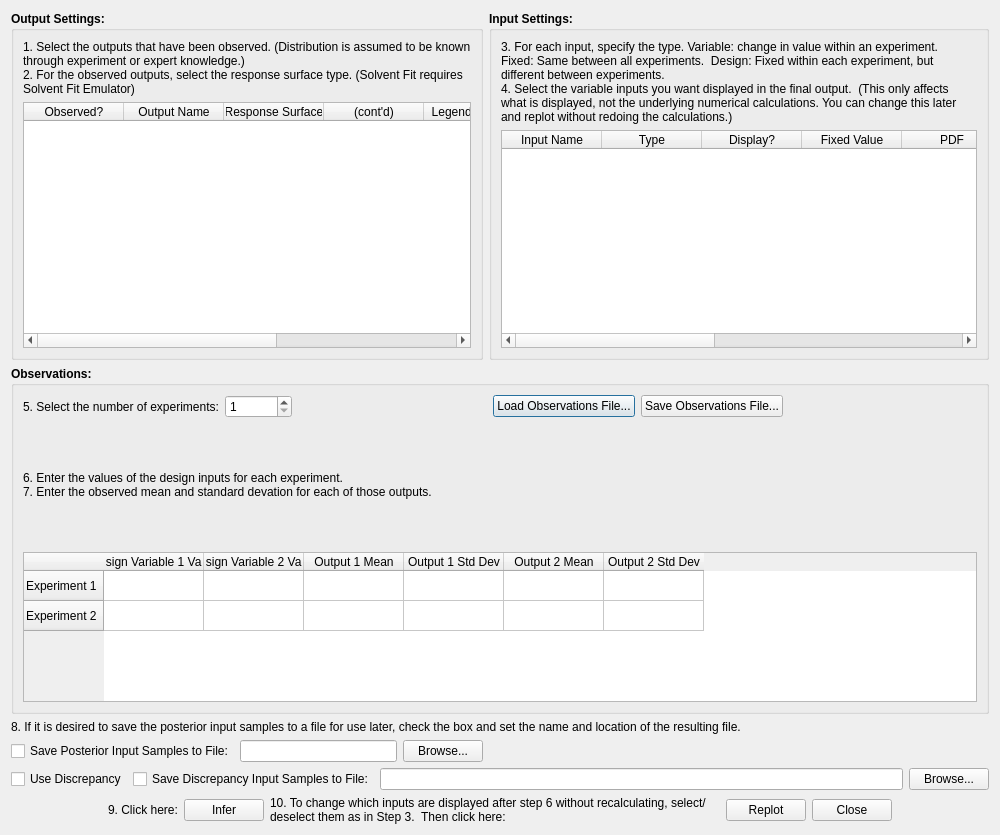
<?xml version="1.0" encoding="UTF-8"?>
<ui version="4.0">
 <class>Dialog</class>
 <widget class="QDialog" name="Dialog">
  <property name="geometry">
   <rect>
    <x>0</x>
    <y>0</y>
    <width>1000</width>
    <height>835</height>
   </rect>
  </property>
  <property name="sizePolicy">
   <sizepolicy hsizetype="Preferred" vsizetype="Preferred">
    <horstretch>0</horstretch>
    <verstretch>0</verstretch>
   </sizepolicy>
  </property>
  <property name="font">
   <font>
    <pointsize>9</pointsize>
   </font>
  </property>
  <property name="windowTitle">
   <string>Dialog</string>
  </property>
  <layout class="QGridLayout" name="gridLayout_5">
   <item row="0" column="0">
    <widget class="QGroupBox" name="groupBox_3">
     <property name="font">
      <font>
       <weight>75</weight>
       <bold>true</bold>
      </font>
     </property>
     <property name="title">
      <string>Output Settings:</string>
     </property>
     <layout class="QGridLayout" name="gridLayout_2">
      <item row="0" column="0">
       <widget class="QLabel" name="outputInstruction">
        <property name="font">
         <font>
          <weight>50</weight>
          <bold>false</bold>
         </font>
        </property>
        <property name="text">
         <string>1. Select the outputs that have been observed. (Distribution is assumed to be known through experiment or expert knowledge.) 
2. For the observed outputs, select the response surface type. (Solvent Fit requires Solvent Fit Emulator)</string>
        </property>
        <property name="wordWrap">
         <bool>true</bool>
        </property>
       </widget>
      </item>
      <item row="1" column="0">
       <widget class="QTableWidget" name="output_table">
        <property name="font">
         <font>
          <weight>50</weight>
          <bold>false</bold>
         </font>
        </property>
        <property name="toolTip">
         <string>Designate a response surface for each observed output.</string>
        </property>
        <column>
         <property name="text">
          <string>Observed?</string>
         </property>
        </column>
        <column>
         <property name="text">
          <string>Output Name</string>
         </property>
        </column>
        <column>
         <property name="text">
          <string>Response Surface</string>
         </property>
        </column>
        <column>
         <property name="text">
          <string>(cont'd)</string>
         </property>
        </column>
        <column>
         <property name="text">
          <string>Legendre Order</string>
         </property>
        </column>
        <column>
         <property name="text">
          <string>MARS # Basis Func's</string>
         </property>
        </column>
        <column>
         <property name="text">
          <string>MARS Deg. of Interaction</string>
         </property>
        </column>
       </widget>
      </item>
     </layout>
    </widget>
   </item>
   <item row="0" column="1">
    <widget class="QGroupBox" name="groupBox_2">
     <property name="minimumSize">
      <size>
       <width>500</width>
       <height>0</height>
      </size>
     </property>
     <property name="font">
      <font>
       <weight>75</weight>
       <bold>true</bold>
      </font>
     </property>
     <property name="title">
      <string>Input Settings:</string>
     </property>
     <layout class="QGridLayout" name="gridLayout">
      <item row="1" column="0">
       <widget class="InferenceInputsTable" name="inputPrior_table">
        <property name="minimumSize">
         <size>
          <width>0</width>
          <height>150</height>
         </size>
        </property>
        <property name="font">
         <font>
          <weight>50</weight>
          <bold>false</bold>
         </font>
        </property>
        <property name="toolTip">
         <string>Designate input type:
Variable for uncertain inputs
Fixed for deterministic inputs
Design for control inputs that can vary from experiments</string>
        </property>
        <column>
         <property name="text">
          <string>Input Name</string>
         </property>
        </column>
        <column>
         <property name="text">
          <string>Type</string>
         </property>
        </column>
        <column>
         <property name="text">
          <string>Display?</string>
         </property>
        </column>
        <column>
         <property name="text">
          <string>Fixed Value</string>
         </property>
        </column>
        <column>
         <property name="text">
          <string>PDF</string>
         </property>
        </column>
        <column>
         <property name="text">
          <string>PDF Param1</string>
         </property>
        </column>
        <column>
         <property name="text">
          <string>PDF Param2</string>
         </property>
        </column>
        <column>
         <property name="text">
          <string>Min</string>
         </property>
        </column>
        <column>
         <property name="text">
          <string>Max</string>
         </property>
        </column>
       </widget>
      </item>
      <item row="0" column="0">
       <widget class="QLabel" name="inputInstruction">
        <property name="font">
         <font>
          <weight>50</weight>
          <bold>false</bold>
         </font>
        </property>
        <property name="text">
         <string>3. For each input, specify the type. Variable: change in value within an experiment.  Fixed: Same between all experiments.  Design: Fixed within each experiment, but different between experiments.
4. Select the variable inputs you want displayed in the final output.  (This only affects what is displayed, not the underlying numerical calculations. You can change this later and replot without redoing the calculations.)</string>
        </property>
        <property name="wordWrap">
         <bool>true</bool>
        </property>
       </widget>
      </item>
     </layout>
    </widget>
   </item>
   <item row="1" column="0" colspan="2">
    <widget class="QGroupBox" name="groupBox">
     <property name="font">
      <font>
       <weight>75</weight>
       <bold>true</bold>
      </font>
     </property>
     <property name="title">
      <string>Observations:</string>
     </property>
     <layout class="QGridLayout" name="gridLayout_3">
      <item row="0" column="0">
       <layout class="QHBoxLayout" name="horizontalLayout">
        <item>
         <widget class="QLabel" name="numExperiments_static">
          <property name="font">
           <font>
            <weight>50</weight>
            <bold>false</bold>
           </font>
          </property>
          <property name="text">
           <string>5. Select the number of experiments:</string>
          </property>
         </widget>
        </item>
        <item>
         <widget class="QSpinBox" name="numExperiments_spin">
          <property name="font">
           <font>
            <weight>50</weight>
            <bold>false</bold>
           </font>
          </property>
          <property name="minimum">
           <number>1</number>
          </property>
          <property name="maximum">
           <number>999999999</number>
          </property>
         </widget>
        </item>
        <item>
         <spacer name="horizontalSpacer_5">
          <property name="orientation">
           <enum>Qt::Horizontal</enum>
          </property>
          <property name="sizeHint" stdset="0">
           <size>
            <width>40</width>
            <height>20</height>
           </size>
          </property>
         </spacer>
        </item>
        <item>
         <widget class="QPushButton" name="loadObs_button">
          <property name="font">
           <font>
            <weight>50</weight>
            <bold>false</bold>
           </font>
          </property>
          <property name="text">
           <string>Load Observations File...</string>
          </property>
         </widget>
        </item>
        <item>
         <widget class="QPushButton" name="saveObs_button">
          <property name="font">
           <font>
            <weight>50</weight>
            <bold>false</bold>
           </font>
          </property>
          <property name="text">
           <string>Save Observations File...</string>
          </property>
         </widget>
        </item>
        <item>
         <spacer name="horizontalSpacer_4">
          <property name="orientation">
           <enum>Qt::Horizontal</enum>
          </property>
          <property name="sizeHint" stdset="0">
           <size>
            <width>40</width>
            <height>20</height>
           </size>
          </property>
         </spacer>
        </item>
       </layout>
      </item>
      <item row="1" column="0">
       <widget class="QLabel" name="obsInstruction">
        <property name="font">
         <font>
          <weight>50</weight>
          <bold>false</bold>
         </font>
        </property>
        <property name="text">
         <string>6. Enter the values of the design inputs for each experiment.
7. Enter the observed mean and standard devation for each of those outputs.</string>
        </property>
        <property name="wordWrap">
         <bool>true</bool>
        </property>
       </widget>
      </item>
      <item row="2" column="0">
       <widget class="QTableWidget" name="obs_table">
        <property name="maximumSize">
         <size>
          <width>16777215</width>
          <height>150</height>
         </size>
        </property>
        <property name="font">
         <font>
          <weight>50</weight>
          <bold>false</bold>
         </font>
        </property>
        <property name="toolTip">
         <string>Enter the fixed value(s) of the design input(s) and
the statistics of the (noisy) observed output(s).</string>
        </property>
        <row>
         <property name="text">
          <string>Experiment 1</string>
         </property>
        </row>
        <row>
         <property name="text">
          <string>Experiment 2</string>
         </property>
        </row>
        <column>
         <property name="text">
          <string>Design Variable 1 Value</string>
         </property>
        </column>
        <column>
         <property name="text">
          <string>Design Variable 2 Value</string>
         </property>
        </column>
        <column>
         <property name="text">
          <string>Output 1 Mean</string>
         </property>
        </column>
        <column>
         <property name="text">
          <string>Output 1 Std Dev</string>
         </property>
        </column>
        <column>
         <property name="text">
          <string>Output 2 Mean</string>
         </property>
        </column>
        <column>
         <property name="text">
          <string>Output 2 Std Dev</string>
         </property>
        </column>
       </widget>
      </item>
     </layout>
    </widget>
   </item>
   <item row="2" column="0" colspan="2">
    <widget class="QLabel" name="saveInstruction">
     <property name="text">
      <string>8. If it is desired to save the posterior input samples to a file for use later, check the box and set the name and location of the resulting file.</string>
     </property>
    </widget>
   </item>
   <item row="3" column="0">
    <layout class="QHBoxLayout" name="horizontalLayout_infSave">
     <item>
      <widget class="QCheckBox" name="infSave_chkbox">
       <property name="font">
        <font>
         <pointsize>9</pointsize>
        </font>
       </property>
       <property name="mouseTracking">
        <bool>false</bool>
       </property>
       <property name="toolTip">
        <string>Click checkbox to save posterior samples as a PSUADE file.</string>
       </property>
       <property name="text">
        <string>Save Posterior Input Samples to File:</string>
       </property>
      </widget>
     </item>
     <item>
      <widget class="QLineEdit" name="infSave_edit">
       <property name="readOnly">
        <bool>true</bool>
       </property>
      </widget>
     </item>
     <item>
      <widget class="QPushButton" name="infSave_button">
       <property name="text">
        <string>Browse...</string>
       </property>
      </widget>
     </item>
    </layout>
   </item>
   <item row="4" column="0" colspan="2">
    <layout class="QHBoxLayout" name="horizontalLayout_discrepancySave">
     <item>
      <widget class="QCheckBox" name="discrepancy_chkbox">
       <property name="font">
        <font>
         <weight>50</weight>
         <bold>false</bold>
        </font>
       </property>
       <property name="toolTip">
        <string>Apply discrepancy modeling when building response surface.</string>
       </property>
       <property name="text">
        <string>Use Discrepancy</string>
       </property>
      </widget>
     </item>
     <item>
      <widget class="QCheckBox" name="discrepancySave_chkbox">
       <property name="font">
        <font>
         <pointsize>9</pointsize>
        </font>
       </property>
       <property name="mouseTracking">
        <bool>false</bool>
       </property>
       <property name="toolTip">
        <string>Click checkbox to save discrepancy samples as a PSUADE file.</string>
       </property>
       <property name="text">
        <string>Save Discrepancy Input Samples to File:</string>
       </property>
      </widget>
     </item>
     <item>
      <widget class="QLineEdit" name="discrepancySave_edit">
       <property name="readOnly">
        <bool>true</bool>
       </property>
      </widget>
     </item>
     <item>
      <widget class="QPushButton" name="discrepancySave_button">
       <property name="text">
        <string>Browse...</string>
       </property>
      </widget>
     </item>
    </layout>
   </item>
   <item row="5" column="0" colspan="2">
    <layout class="QHBoxLayout" name="horizontalLayout_2">
     <item>
      <spacer name="horizontalSpacer">
       <property name="orientation">
        <enum>Qt::Horizontal</enum>
       </property>
       <property name="sizeHint" stdset="0">
        <size>
         <width>351</width>
         <height>25</height>
        </size>
       </property>
      </spacer>
     </item>
     <item>
      <widget class="QLabel" name="inferInstruction">
       <property name="text">
        <string>9. Click here:</string>
       </property>
      </widget>
     </item>
     <item>
      <widget class="QPushButton" name="inf_button">
       <property name="toolTip">
        <string>Click this button to start/stop inference.</string>
       </property>
       <property name="text">
        <string>Infer</string>
       </property>
      </widget>
     </item>
     <item>
      <spacer name="horizontalSpacer_3">
       <property name="orientation">
        <enum>Qt::Horizontal</enum>
       </property>
       <property name="sizeHint" stdset="0">
        <size>
         <width>40</width>
         <height>20</height>
        </size>
       </property>
      </spacer>
     </item>
     <item>
      <widget class="QLabel" name="replotInstruction">
       <property name="minimumSize">
        <size>
         <width>450</width>
         <height>0</height>
        </size>
       </property>
       <property name="text">
        <string>10. To change which inputs are displayed after step 6 without recalculating, select/deselect them as in Step 3.  Then click here:</string>
       </property>
       <property name="alignment">
        <set>Qt::AlignLeading|Qt::AlignLeft|Qt::AlignVCenter</set>
       </property>
       <property name="wordWrap">
        <bool>true</bool>
       </property>
      </widget>
     </item>
     <item>
      <widget class="QPushButton" name="replot_button">
       <property name="toolTip">
        <string>You can plot a subset of inputs by designating which ones
to display in ‘Input Settings”.</string>
       </property>
       <property name="text">
        <string>Replot</string>
       </property>
      </widget>
     </item>
     <item>
      <widget class="QPushButton" name="close_button">
       <property name="text">
        <string>Close</string>
       </property>
      </widget>
     </item>
     <item>
      <spacer name="horizontalSpacer_2">
       <property name="orientation">
        <enum>Qt::Horizontal</enum>
       </property>
       <property name="sizeHint" stdset="0">
        <size>
         <width>351</width>
         <height>25</height>
        </size>
       </property>
      </spacer>
     </item>
    </layout>
   </item>
  </layout>
 </widget>
 <customwidgets>
  <customwidget>
   <class>InferenceInputsTable</class>
   <extends>QTableWidget</extends>
   <header>foqus_lib/gui/common/InferenceInputsTable</header>
  </customwidget>
 </customwidgets>
 <resources/>
 <connections>
  <connection>
   <sender>close_button</sender>
   <signal>clicked()</signal>
   <receiver>Dialog</receiver>
   <slot>close()</slot>
   <hints>
    <hint type="sourcelabel">
     <x>586</x>
     <y>615</y>
    </hint>
    <hint type="destinationlabel">
     <x>505</x>
     <y>318</y>
    </hint>
   </hints>
  </connection>
 </connections>
</ui>
